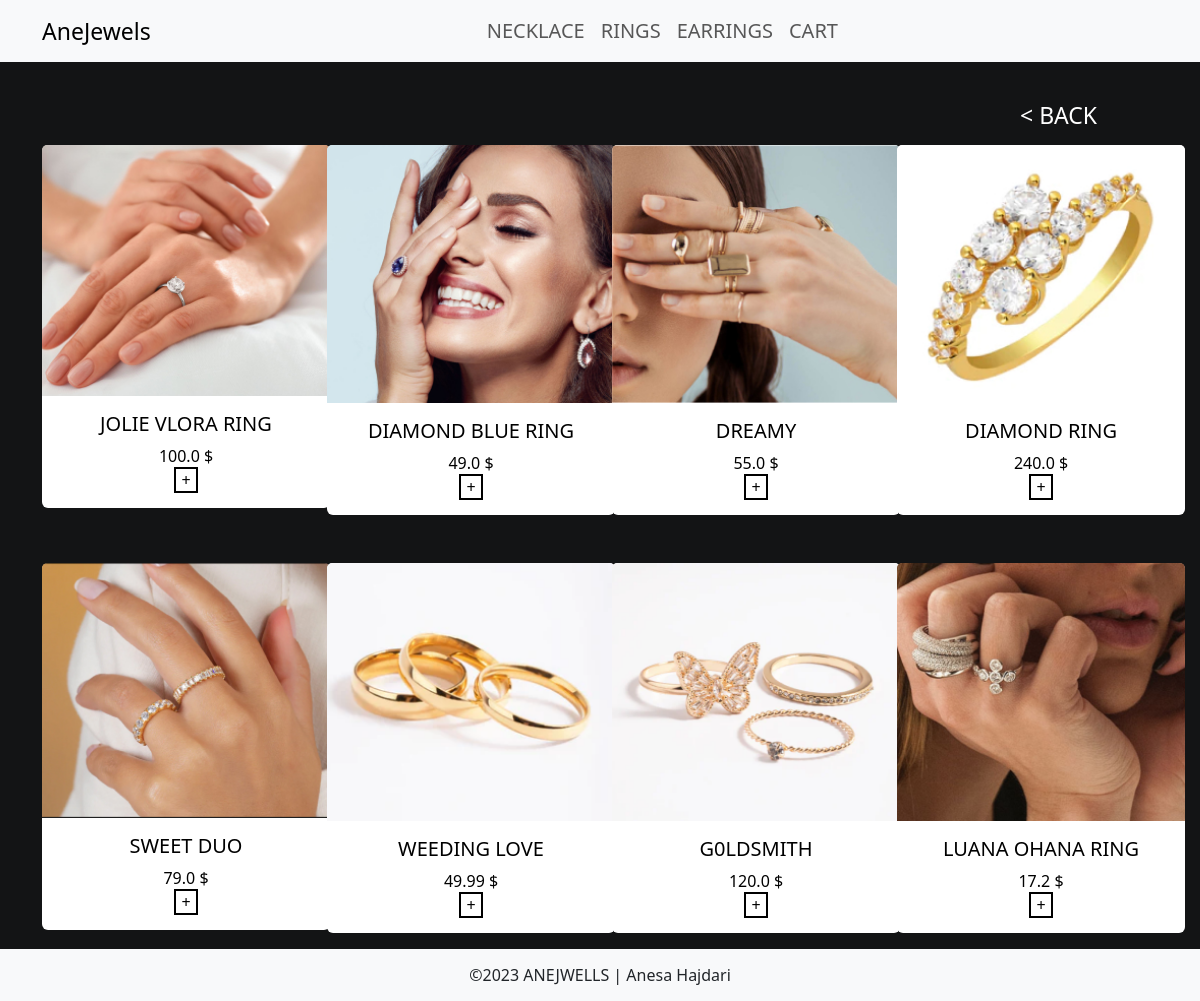
Screenshot of /categories/2/products/ with the database file from the repository.
### anejewels/models.py (models this page shows, shortened)
class Category(models.Model):
    name = models.CharField(max_length=255)

class Product(models.Model):
    category = models.ForeignKey(Category,on_delete=models.CASCADE)
    name = models.CharField(max_length=255)
    quantity = models.IntegerField(default=0)
    price = models.FloatField(default=0.0)
    description = models.CharField(max_length=255)
    image = models.ImageField(upload_to='products/',null=True, blank=True)

### anejewels/views.py (the view)
# urls.py: path('categories/<int:category_id>/products/', product_list, name='product_list'),
def product_list(request, category_id):
    category = Category.objects.get(id=category_id)
    products = Product.objects.filter(category=category)
    categories = Category.objects.all()
    context = {
        'category': category,
        'products': products,
        'categories': categories,
    }
    return render(request, 'product_list.html', context)

### anejewels/templates/product_list.html (shortened to what this page needs)
<!DOCTYPE html>
<html lang="en">
<head>
    <link href="https://cdn.jsdelivr.net/npm/bootstrap@5.3.0/dist/css/bootstrap.min.css" rel="stylesheet">
</head>
<body>
    <nav class="navbar navbar-expand-lg navbar-light bg-light">
        <div class="container">
            <a style="font-size: 23px" class="navbar-brand"  href="{% url 'home' %} ">AneJewels</a>
            <div class="collapse navbar-collapse" id="navbarSupportedContent">
                <ul class="navbar-nav mx-auto" style="font-size: 20px">
                    {% for category in categories %}
                    <li class="nav-item">
                        <a class="nav-link" href="/categories/{{ category.id }}/products/">{{ category.name }}</a>
                    </li>
                    {% endfor %}
                    <li> <a class="nav-link" href="{% url 'cart' %}">CART</a> </li>
                </ul>
            </div>
        </div>
    </nav>
    <div style="background:#131415">
        <div class="back">
            <a style="font-size: 23px; text-decoration: none; color:white; position:relative;left: 85%;
            bottom: -36px;" href="{% url 'home'  %}"> < BACK  </a>
        </div>
        <div class="container">
            <div class="row">
               {% for product in products %}
    <div class="col-sm-3 mt-5">
        <div class="card text-center" style="width: 18rem; border:none">
            <a href="{% url 'product_detail' product.id %}" style="text-decoration: none;color:black;">
                <img class="card-img-top" src="{{ MEDIA_URL }}{{ product.image.url }}" alt="Card image cap">
                <div class="card-body">
                    <h5 class="card-title">{{ product.name }}</h5>
                    <p class="card-text">{{ product.price }} $</p>
                    <a href="{% url 'product_detail' product.id %}" style="border: 2px solid black;
                    text-decoration: none;
                    color: black;
                    padding: 0px 5px;">+</a>
                </div>
            </a>
        </div>
    </div>
{% endfor %}
            </div>
        </div>
      <footer style="background: #f8f9fa;margin-top: 16px;">
        <p style="padding: 14px;
        text-align: center;margin: 0;"> &copy;2023 ANEJWELLS | Anesa Hajdari </p>
        </footer>
    </div>
</body>
</html>

### rows the page displays
Category: name "NECKLACE"
Category: name "RINGS"
Category: name "EARRINGS"
Product: image (picture), name "JOLIE VLORA RING", price "100.0"
Product: image (picture), name "DIAMOND BLUE RING", price "49.0"
Product: image (picture), name "DREAMY", price "55.0"
Product: image (picture), name "DIAMOND RING", price "240.0"
Product: image (picture), name "SWEET DUO", price "79.0"
Product: image (picture), name "WEEDING LOVE", price "49.99"
Product: image (picture), name "G0LDSMITH", price "120.0"
Product: image (picture), name "LUANA OHANA RING", price "17.2"
